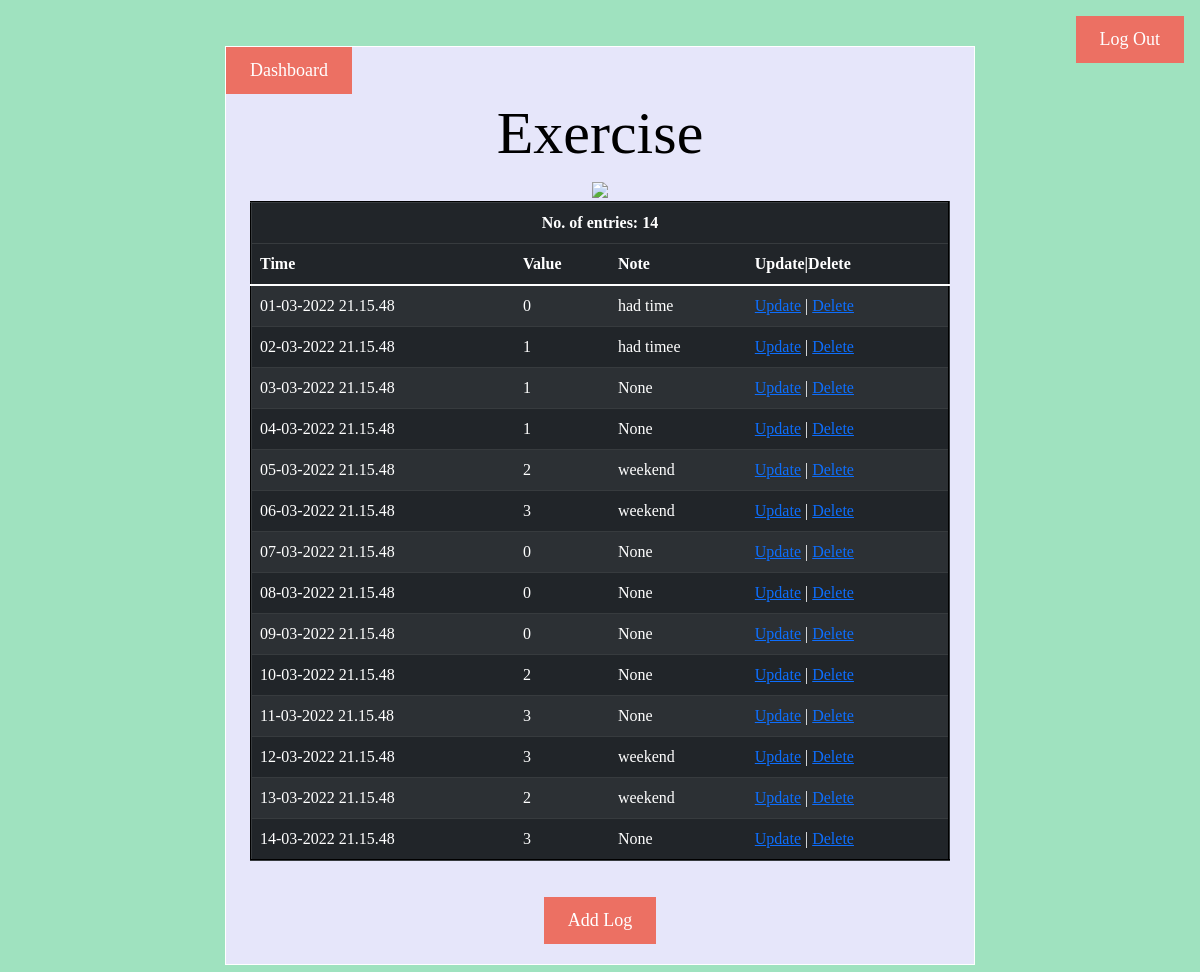
The page /view/Exercise on the database its author committed.
### app.py (models this page shows)
class log(db.Model):
  __tablename__ = 'log'
  sr_no = db.Column(db.Integer ,primary_key =True, unique = False, nullable = False, autoincrement=True)
  tracker_log = db.Column(db.String ,unique = False, nullable = False )
  time = db.Column(db.String,  unique = False, nullable = True )
  value =db.Column(db.String, unique = False, nullable = True )
  note = db.Column(db.String,  unique = False, nullable = True )

### app.py (the view)
@app.route('/view/<id>', methods=["GET", "POST"])
def view(id):
  logdata = log.query.with_entities(log.sr_no,log.tracker_log,log.time,log.value,log.note).all()
  z = 0
  l=[]
  x_axis=[]
  y_axis=[]
  for j in logdata:
    if j[1] == id: #tracker==tracker
      z+=1 #keeps count of number of logs
      row = j
      q=[]
      for p in j:
        q.append(p)
      l.append(q)
      d=j[2]
      x_axis.append(d[:5])
      y_axis.append(j[3])
  plt.clf()
  plt.figure(facecolor='lavender')
  plt.rcParams["font.family"] = "Georgia"
  plt.plot(x_axis, y_axis, 'o', color='Teal')
  plt.xticks(rotation = 75)
  fig = matplotlib.pyplot.gcf()
  fig.set_size_inches(7, 5)
  url_for('static',filename='myplot.png')
  plt.savefig('static/myplot.png')
  return render_template('viewlog.html', row=row, l=l, z=z)

### templates/viewlog.html (shortened to what this page needs)
<!DOCTYPE html>
<html lang="en">
  <head>
    <link href="https://cdn.jsdelivr.net/npm/bootstrap@5.1.3/dist/css/bootstrap.min.css" rel="stylesheet">
    <link rel="stylesheet" href="/static/style.css">
  </head>
  <body>
    <a href='/' style="float: right;"><label id="button">Log Out</label></a>
    <form action="/view/{{row[1]}}"  method ="POST" style="width:750px">
      <a href="/dash" id="button" style="float: left;text-decoration: none;"> Dashboard</a>
      <h1 id="heading" style="font-size:60px; color:black"><span style=" background-color:lavender;">{{row[1]}}</span></h1>
        <img  src="/static/myplot.png"/>
        <table align='center' border="2px"  class="table table-dark table-striped" style="width:700px">
        <thead>
          <tr>
            <th scope="col" colspan="7">No. of entries: {{z}}</th>
          </tr>
          <tr align='left'>
            <th scope="col">Time</th>
            <th scope="col">Value</th>
            <th scope="col">Note</th>
            <th scope="col">Update|Delete</th>
          </tr>
        </thead>
        <tbody>
          {% for j in l %}
          <tr>
            <td align='left'>{{j[2]}}</td>
            <td align='left'>{{j[3]}}</td>
            <td align='left'>{{j[4]}}</td>
            {%if z > 0 %}
            <td align='left'><a href='/editLog/{{j[0]}}'>Update</a> | <a href='/deleteLog/{{j[0]}}'>Delete</a></td>
            {% endif %}
          </tr>
          {% endfor %}
        </tbody>
      </table>
      <div id="link" style="float:bottom; ">
        <a href='/addlog/{{row[1]}}'><label id="button">Add Log</label></a>
      </div>
    </form>
  </body>
</html>

### static/style.css (style rules this page uses)
body { background-color:#9FE2BF; margin: 0px; padding: 16px; font-family: Georgia; }
form { background-color:lavender; width: 1000px; margin-top: 30px; margin-left: auto; margin-right: auto; padding-bottom: auto; text-align: center; padding-bottom: auto; border: 1px solid #ffffff; font-family: Georgia; }
#heading { font-size: 32px; padding-top: 50px; padding-bottom: 0px; }
#link { padding-top: 20px; padding-bottom: 20px; padding-left: 20px; padding-right: 20px; font-size: 18px; color: white; border: none; }
#button { background-color: #EC7063 ; padding-top: 10px; padding-bottom: 10px; padding-left: 24px; padding-right: 24px; margin-top: auto; margin-left: auto; margin-right: auto; font-size: 18px; color: white; border: none; }

### rows shown on the page
log: tracker_log "Exercise", time "14-03-2022 21.15.48", value "3", j "None"
log: time "01-03-2022 21.15.48", value "0", note "had time"
log: time "02-03-2022 21.15.48", value "1", note "had timee"
log: time "03-03-2022 21.15.48", value "1", j "None"
log: time "04-03-2022 21.15.48", value "1", j "None"
log: time "05-03-2022 21.15.48", value "2", note "weekend"
log: time "06-03-2022 21.15.48", value "3", note "weekend"
log: time "07-03-2022 21.15.48", value "0", j "None"
log: time "08-03-2022 21.15.48", value "0", j "None"
log: time "09-03-2022 21.15.48", value "0", j "None"
log: time "10-03-2022 21.15.48", value "2", j "None"
log: time "11-03-2022 21.15.48", value "3", j "None"
log: time "12-03-2022 21.15.48", value "3", note "weekend"
log: time "13-03-2022 21.15.48", value "2", note "weekend"

### other values the page prints
{{ z }} "14"
